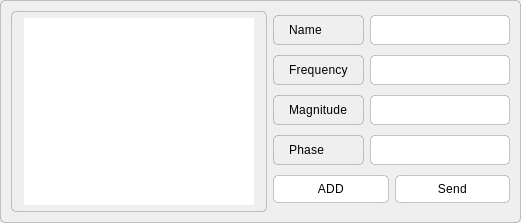
<?xml version="1.0" encoding="UTF-8"?>
<ui version="4.0">
 <class>Dialog</class>
 <widget class="QDialog" name="Dialog">
  <property name="geometry">
   <rect>
    <x>0</x>
    <y>0</y>
    <width>521</width>
    <height>223</height>
   </rect>
  </property>
  <property name="windowTitle">
   <string>Mixer/Composer</string>
  </property>
  <property name="styleSheet">
   <string notr="true">color: #000;
padding: 6px 12px;
border: 1px solid rgba(0, 0, 0, 0.20);
border-radius: 5px;

/* Body 2 */

font-family: 'Roboto';
font-style: normal;
font-weight: 400;
font-size: 12px;
line-height: 20px;
/* identical to box height, or 143% */

letter-spacing: 0.25px;

/* 00. On Surface / High Emphasis */

/*color: rgba(0, 0, 0, 0.50);*/
color: black;
</string>
  </property>
  <layout class="QGridLayout" name="gridLayout_3">
   <item row="0" column="0">
    <layout class="QGridLayout" name="gridLayout_2">
     <item row="0" column="0">
      <widget class="PlotWidget" name="sin_graphics_view"/>
     </item>
     <item row="0" column="1">
      <layout class="QGridLayout" name="gridLayout">
       <item row="1" column="0">
        <widget class="QLabel" name="label">
         <property name="text">
          <string>Frequency</string>
         </property>
        </widget>
       </item>
       <item row="3" column="1">
        <widget class="QLineEdit" name="signalPhase"/>
       </item>
       <item row="0" column="0">
        <widget class="QLabel" name="label_4">
         <property name="text">
          <string>Name</string>
         </property>
        </widget>
       </item>
       <item row="2" column="1">
        <widget class="QLineEdit" name="signalMagnitude"/>
       </item>
       <item row="2" column="0">
        <widget class="QLabel" name="label_3">
         <property name="text">
          <string>Magnitude</string>
         </property>
        </widget>
       </item>
       <item row="3" column="0">
        <widget class="QLabel" name="label_2">
         <property name="text">
          <string>Phase</string>
         </property>
        </widget>
       </item>
       <item row="1" column="1">
        <widget class="QLineEdit" name="signalFrequency"/>
       </item>
       <item row="0" column="1">
        <widget class="QLineEdit" name="signalName">
         <property name="text">
          <string/>
         </property>
        </widget>
       </item>
       <item row="4" column="0" colspan="2">
        <layout class="QHBoxLayout" name="horizontalLayout_5">
         <item>
          <widget class="QPushButton" name="add_push_btn">
           <property name="styleSheet">
            <string notr="true">QPushButton {background-color:white;}
::hover {
    background-color: rgb(238, 238, 238); 
     border: 1px solid rgb(10, 10, 10);
    
    color: black; 
}


</string>
           </property>
           <property name="text">
            <string>ADD</string>
           </property>
          </widget>
         </item>
         <item>
          <widget class="QPushButton" name="send_push_btn">
           <property name="styleSheet">
            <string notr="true">QPushButton {background-color:white;}
::hover {
    background-color: rgb(238, 238, 238); 
     border: 1px solid rgb(10, 10, 10);
    
    color: black; 
}</string>
           </property>
           <property name="text">
            <string>Send</string>
           </property>
          </widget>
         </item>
        </layout>
       </item>
      </layout>
     </item>
    </layout>
   </item>
  </layout>
 </widget>
 <customwidgets>
  <customwidget>
   <class>PlotWidget</class>
   <extends>QGraphicsView</extends>
   <header>pyqtgraph</header>
  </customwidget>
 </customwidgets>
 <resources/>
 <connections/>
</ui>
